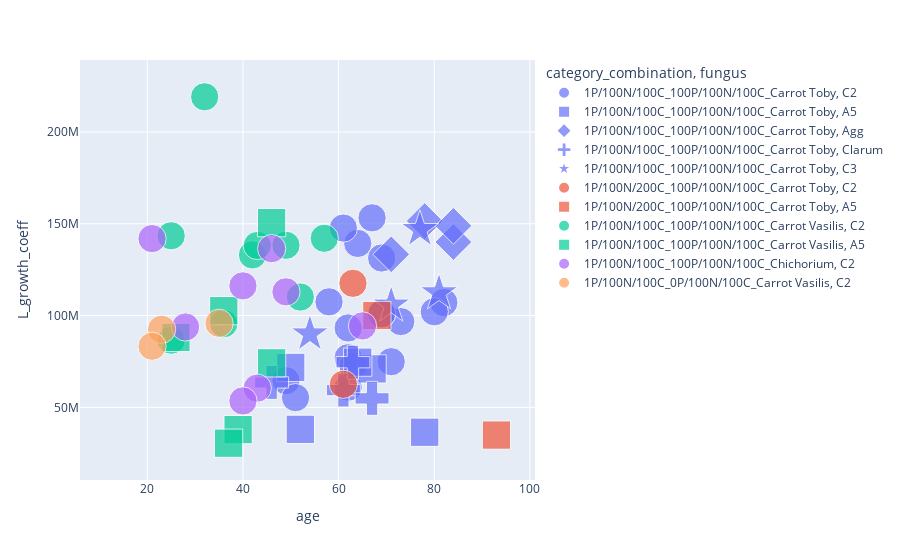

The notebook cell saved with this chart:
### Code cell
import plotly.express as px
fig = px.scatter(df, x='age', y='L_growth_coeff', color='category_combination',
                 hover_data=['plate_id',"fungus"], size='size_point', symbol='fungus', symbol_map=marker_symbols)
fig.update_layout(height=600)  # You can change these values as per your preference
# Show the plot
fig.show()

### Figure 1 — Plotly figure (JSON) as saved in the notebook; plotly's stock layout.template omitted (floating-point values rounded to 4 significant figures)
{"data": [{"customdata": [["1014_20220525", "C2"], ["1042_20220523", "C2"], ["1048_20220506", "C2"], ["527_20230106", "C2"], ["537_20230111", "C2"], ["462_20221013", "C2"], ["532_20220104", "C2"], ["510_20221201", "C2"], ["521_20230104", "C2"], ["530_20230115", "C2"], ["558_20230109", "C2"], ["558_20230109", "C2"], ["552_20230111", "C2"], ["552_20230111", "C2"], ["551_20220102", "C2"], ["551_20220102", "C2"], ["540_20221227", "C2"], ["540_20221227", "C2"], ["559_20230109", "C2"], ["544_20230109", "C2"], ["531_20221222", "C2"], ["514_20221206", "C2"], ["513_20221205", "C2"], ["506_20221124", "C2"], ["472_20221003", "C2"]], "hovertemplate": "category_combination=1P/100N/100C_100P/100N/100C_Carrot Toby<br>fungus=%{customdata[1]}<br>age=%{x}<br>L_growth_coeff=%{y}<br>size_point=%{marker.size}<br>plate_id=%{customdata[0]}<extra></extra>", "legendgroup": "1P/100N/100C_100P/100N/100C_Carrot Toby, C2", "marker": {"color": "#636efa", "size": [20, 20, 20, 20, 20, 20, 20, 20, 20, 20, 20, 20, 20, 20, 20, 20, 20, 20, 20, 20, 20, 20, 20, 20, 20], "sizemode": "area", "sizeref": 0.05, "symbol": "circle"}, "mode": "markers", "name": "1P/100N/100C_100P/100N/100C_Carrot Toby, C2", "orientation": "v", "showlegend": true, "type": "scatter", "x": [82, 80, 63, 64, 69, 71, 62, 58, 62, 73, 67, 67, 69, 69, 60, 60, 54, 54, 67, 67, 49, 63, 62, 51, 61], "xaxis": "x", "y": [107100000.0, 102100000.0, null, 139300000.0, 131300000.0, 74860000.0, 93250000.0, 107500000.0, 77040000.0, 96710000.0, null, null, 100900000.0, 100900000.0, null, null, null, null, 153200000.0, null, 64530000.0, 72500000.0, 60970000.0, 55290000.0, 147600000.0], "yaxis": "y"}, {"customdata": [["52_20220707", "A5"], ["84_20220621", "A5"], ["91_20220708", "A5"], ["366_20230921", "A5"], ["358_20231003", "A5"]], "hovertemplate": "category_combination=1P/100N/100C_100P/100N/100C_Carrot Toby<br>fungus=%{customdata[1]}<br>age=%{x}<br>L_growth_coeff=%{y}<br>size_point=%{marker.size}<br>plate_id=%{customdata[0]}<extra></extra>", "legendgroup": "1P/100N/100C_100P/100N/100C_Carrot Toby, A5", "marker": {"color": "#636efa", "size": [20, 20, 20, 20, 20], "sizemode": "area", "sizeref": 0.05, "symbol": "square"}, "mode": "markers", "name": "1P/100N/100C_100P/100N/100C_Carrot Toby, A5", "orientation": "v", "showlegend": true, "type": "scatter", "x": [78, 50, 67, 52, 64], "xaxis": "x", "y": [36440000.0, 71750000.0, 70950000.0, 38020000.0, 74600000.0], "yaxis": "y"}, {"customdata": [["3_20220426", "Agg"], ["12_20220502", "Agg"], ["16_20220419", "Agg"], ["480_20221205", "Agg"]], "hovertemplate": "category_combination=1P/100N/100C_100P/100N/100C_Carrot Toby<br>fungus=%{customdata[1]}<br>age=%{x}<br>L_growth_coeff=%{y}<br>size_point=%{marker.size}<br>plate_id=%{customdata[0]}<extra></extra>", "legendgroup": "1P/100N/100C_100P/100N/100C_Carrot Toby, Agg", "marker": {"color": "#636efa", "size": [20, 20, 20, 20], "sizemode": "area", "sizeref": 0.05, "symbol": "diamond"}, "mode": "markers", "name": "1P/100N/100C_100P/100N/100C_Carrot Toby, Agg", "orientation": "v", "showlegend": true, "type": "scatter", "x": [78, 84, 71, 84], "xaxis": "x", "y": [151500000.0, 140000000.0, 133400000.0, 148900000.0], "yaxis": "y"}, {"customdata": [["28_20230227", "Clarum"], ["206_20230303", "Clarum"], ["202_20230314", "Clarum"], ["218_20230227", "Clarum"], ["252_20230316", "Clarum"], ["248_20230320", "Clarum"]], "hovertemplate": "category_combination=1P/100N/100C_100P/100N/100C_Carrot Toby<br>fungus=%{customdata[1]}<br>age=%{x}<br>L_growth_coeff=%{y}<br>size_point=%{marker.size}<br>plate_id=%{customdata[0]}<extra></extra>", "legendgroup": "1P/100N/100C_100P/100N/100C_Carrot Toby, Clarum", "marker": {"color": "#636efa", "size": [20, 20, 20, 20, 20, 20], "sizemode": "area", "sizeref": 0.05, "symbol": "cross"}, "mode": "markers", "name": "1P/100N/100C_100P/100N/100C_Carrot Toby, Clarum", "orientation": "v", "showlegend": true, "type": "scatter", "x": [46, 50, 61, 46, 63, 67], "xaxis": "x", "y": [63570000.0, null, 59400000.0, null, 74580000.0, 54900000.0], "yaxis": "y"}, {"customdata": [["219_20230307", "C3"], ["229_20230330", "C3"], ["249_20230324", "C3"], ["241_20230403", "C3"]], "hovertemplate": "category_combination=1P/100N/100C_100P/100N/100C_Carrot Toby<br>fungus=%{customdata[1]}<br>age=%{x}<br>L_growth_coeff=%{y}<br>size_point=%{marker.size}<br>plate_id=%{customdata[0]}<extra></extra>", "legendgroup": "1P/100N/100C_100P/100N/100C_Carrot Toby, C3", "marker": {"color": "#636efa", "size": [20, 20, 20, 20], "sizemode": "area", "sizeref": 0.05, "symbol": "star"}, "mode": "markers", "name": "1P/100N/100C_100P/100N/100C_Carrot Toby, C3", "orientation": "v", "showlegend": true, "type": "scatter", "x": [54, 77, 71, 81], "xaxis": "x", "y": [89950000.0, 146800000.0, 105600000.0, 112300000.0], "yaxis": "y"}, {"customdata": [["1023_20220502", "C2"], ["1045_20220504", "C2"]], "hovertemplate": "category_combination=1P/100N/200C_100P/100N/100C_Carrot Toby<br>fungus=%{customdata[1]}<br>age=%{x}<br>L_growth_coeff=%{y}<br>size_point=%{marker.size}<br>plate_id=%{customdata[0]}<extra></extra>", "legendgroup": "1P/100N/200C_100P/100N/100C_Carrot Toby, C2", "marker": {"color": "#EF553B", "size": [20, 20], "sizemode": "area", "sizeref": 0.05, "symbol": "circle"}, "mode": "markers", "name": "1P/100N/200C_100P/100N/100C_Carrot Toby, C2", "orientation": "v", "showlegend": true, "type": "scatter", "x": [63, 61], "xaxis": "x", "y": [117600000.0, 62560000.0], "yaxis": "y"}, {"customdata": [["1076_20220511", "A5"], ["938_20220325", "A5"]], "hovertemplate": "category_combination=1P/100N/200C_100P/100N/100C_Carrot Toby<br>fungus=%{customdata[1]}<br>age=%{x}<br>L_growth_coeff=%{y}<br>size_point=%{marker.size}<br>plate_id=%{customdata[0]}<extra></extra>", "legendgroup": "1P/100N/200C_100P/100N/100C_Carrot Toby, A5", "marker": {"color": "#EF553B", "size": [20, 20], "sizemode": "area", "sizeref": 0.05, "symbol": "square"}, "mode": "markers", "name": "1P/100N/200C_100P/100N/100C_Carrot Toby, A5", "orientation": "v", "showlegend": true, "type": "scatter", "x": [68, 93], "xaxis": "x", "y": [100000000.0, 34900000.0], "yaxis": "y"}, {"customdata": [["931_20230620", "C2"], ["935_20230620", "C2"], ["930_20230626", "C2"], ["777_20230328", "C2"], ["772_20230317", "C2"], ["771_20230411", "C2"], ["447_20230821", "C2"], ["487_20230922", "C2"], ["492_20230901", "C2"], ["486_20231009", "C2"], ["494_20230908", "C2"], ["482_20230908", "C2"], ["481_20231005", "C2"], ["483_20231005", "C2"], ["490_20231003", "C2"], ["485_20230929", "C2"], ["443_20230720", "C2"], ["436_20230717", "C2"]], "hovertemplate": "category_combination=1P/100N/100C_100P/100N/100C_Carrot Vasilis<br>fungus=%{customdata[1]}<br>age=%{x}<br>L_growth_coeff=%{y}<br>size_point=%{marker.size}<br>plate_id=%{customdata[0]}<extra></extra>", "legendgroup": "1P/100N/100C_100P/100N/100C_Carrot Vasilis, C2", "marker": {"color": "#00cc96", "size": [20, 20, 20, 20, 20, 20, 20, 20, 20, 20, 20, 20, 20, 20, 20, 20, 20, 20], "sizemode": "area", "sizeref": 0.05, "symbol": "circle"}, "mode": "markers", "name": "1P/100N/100C_100P/100N/100C_Carrot Vasilis, C2", "orientation": "v", "showlegend": true, "type": "scatter", "x": [36, 36, 42, 43, 32, 57, 49, 39, 25, 56, 32, 25, 52, 52, 57, 46, 17, 14], "xaxis": "x", "y": [null, 95540000.0, 133000000.0, 138200000.0, 219100000.0, 142100000.0, 138300000.0, null, 86580000.0, null, null, 143400000.0, null, 110100000.0, null, null, null, null], "yaxis": "y"}, {"customdata": [["301_20230717", "A5"], ["323_20230807", "A5"], ["373_20230920", "A5"], ["377_20230929", "A5"], ["304_20230714", "A5"], ["379_20231003", "A5"], ["372_20230929", "A5"]], "hovertemplate": "category_combination=1P/100N/100C_100P/100N/100C_Carrot Vasilis<br>fungus=%{customdata[1]}<br>age=%{x}<br>L_growth_coeff=%{y}<br>size_point=%{marker.size}<br>plate_id=%{customdata[0]}<extra></extra>", "legendgroup": "1P/100N/100C_100P/100N/100C_Carrot Vasilis, A5", "marker": {"color": "#00cc96", "size": [20, 20, 20, 20, 20, 20, 20], "sizemode": "area", "sizeref": 0.05, "symbol": "square"}, "mode": "markers", "name": "1P/100N/100C_100P/100N/100C_Carrot Vasilis, A5", "orientation": "v", "showlegend": true, "type": "scatter", "x": [39, 26, 37, 46, 36, 50, 46], "xaxis": "x", "y": [37860000.0, 88070000.0, 30480000.0, 150600000.0, 102600000.0, null, 74250000.0], "yaxis": "y"}, {"customdata": [["896_20230424", "C2"], ["894_20230516", "C2"], ["891_20230519", "C2"], ["886_20230516", "C2"], ["870_20230427", "C2"], ["868_20230504", "C2"], ["796_20230419", "C2"], ["795_20230403", "C2"], ["764_20221219", "C2"]], "hovertemplate": "category_combination=1P/100N/100C_100P/100N/100C_Chichorium<br>fungus=%{customdata[1]}<br>age=%{x}<br>L_growth_coeff=%{y}<br>size_point=%{marker.size}<br>plate_id=%{customdata[0]}<extra></extra>", "legendgroup": "1P/100N/100C_100P/100N/100C_Chichorium, C2", "marker": {"color": "#ab63fa", "size": [20, 20, 20, 20, 20, 20, 20, 20, 20], "sizemode": "area", "sizeref": 0.05, "symbol": "circle"}, "mode": "markers", "name": "1P/100N/100C_100P/100N/100C_Chichorium, C2", "orientation": "v", "showlegend": true, "type": "scatter", "x": [18, 40, 43, 40, 21, 28, 65, 49, 46], "xaxis": "x", "y": [null, 116200000.0, 60460000.0, 53480000.0, 141900000.0, 93750000.0, 94350000.0, 112900000.0, 136400000.0], "yaxis": "y"}, {"customdata": [["478_20230814", "C2"], ["468_20230809", "C2"], ["471_20230821", "C2"], ["474_20230807", "C2"]], "hovertemplate": "category_combination=1P/100N/100C_0P/100N/100C_Carrot Vasilis<br>fungus=%{customdata[1]}<br>age=%{x}<br>L_growth_coeff=%{y}<br>size_point=%{marker.size}<br>plate_id=%{customdata[0]}<extra></extra>", "legendgroup": "1P/100N/100C_0P/100N/100C_Carrot Vasilis, C2", "marker": {"color": "#FFA15A", "size": [20, 20, 20, 20], "sizemode": "area", "sizeref": 0.05, "symbol": "circle"}, "mode": "markers", "name": "1P/100N/100C_0P/100N/100C_Carrot Vasilis, C2", "orientation": "v", "showlegend": true, "type": "scatter", "x": [28, 23, 35, 21], "xaxis": "x", "y": [null, 92520000.0, 95760000.0, 83280000.0], "yaxis": "y"}], "layout": {"autosize": true, "legend": {"itemsizing": "constant", "title": {"text": "category_combination, fungus"}, "tracegroupgap": 0}, "margin": {"t": 60}, "xaxis": {"anchor": "y", "autorange": true, "domain": [0, 1], "range": [6.997, 100.0], "title": {"text": "age"}, "type": "linear"}, "yaxis": {"anchor": "x", "autorange": true, "domain": [0, 1], "range": [76370.0, 249500000.0], "title": {"text": "L_growth_coeff"}, "type": "linear"}}}
